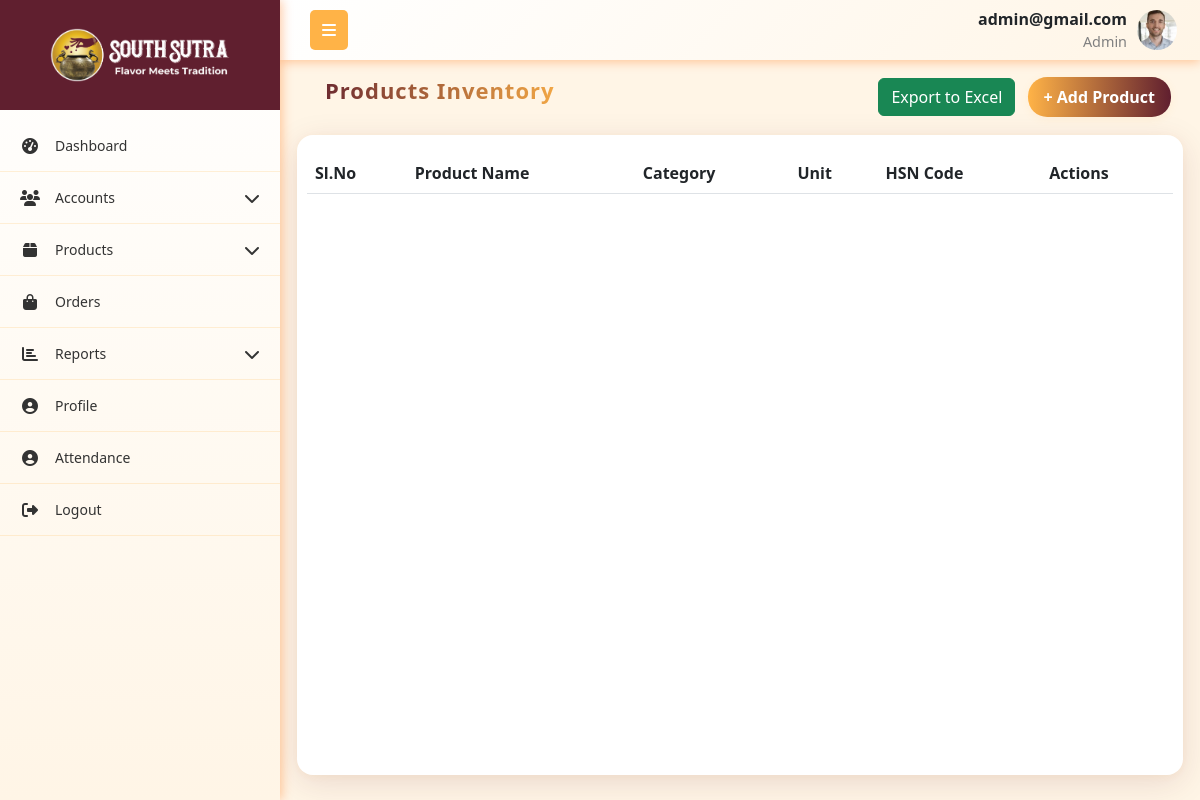
/products/ (signed in), run on the app's committed database.
### App1/models.py (models this page shows, shortened)
class User(models.Model):
    role = models.ForeignKey(Role,on_delete=models.CASCADE,related_name="role")
    username = models.CharField(max_length=255, unique=True)
    password = models.CharField(max_length=255)
    first_name = models.CharField(max_length=255)
    last_name = models.CharField(max_length=255)
    email = models.EmailField(unique=True)
    phone_number = models.CharField(max_length=15, unique=True)
    address = models.TextField()
    city = models.CharField(max_length=255)
    state = models.CharField(max_length=255)
    pincode = models.CharField(max_length=10)
    is_active = models.BooleanField(default=True)
    created_at = models.DateTimeField(auto_now_add=True)
    updated_at = models.DateTimeField(auto_now=True)
    profile_picture = models.ImageField(upload_to='profile_pictures/', null=True, blank=True)

class Role(models.Model):
    name = models.CharField(max_length=255, unique=True)
    created_at = models.DateTimeField(auto_now_add=True)
    updated_at = models.DateTimeField(auto_now=True)

### App1/views.py (the view)
# urls.py: path('products/', product_table, name='product_table'),
def product_table(request):
    current_user, role_permission = get_logged_in_user(request)
    if not current_user:
        return redirect('login')
    products = Product.objects.all()
    context = {'products':products,'current_user':current_user, 'role_permission': role_permission}
    return render(request, 'company_admin/product_table.html',context)

### App1/views.py (called while the page is built)
def get_logged_in_user(request):
    username = request.session.get('current_user')
    if not username:
        return None
    try:
        user = User.objects.get(username=username)
        try:
            role_permission = RolePermissions.objects.get(role=user.role)
        except RolePermissions.DoesNotExist:
            role_permission = None
        return user, role_permission
    except User.DoesNotExist:
        return None, None

### templates/company_admin/product_table.html (shortened to what this page needs)
{% extends 'company_admin/base.html' %}
{% load static %}
{% block content %}
<link rel="stylesheet" href="https://cdn.datatables.net/1.13.4/css/dataTables.bootstrap5.min.css">
<link rel="stylesheet" href="https://cdn.datatables.net/responsive/2.4.1/css/responsive.bootstrap5.min.css">
<link rel="stylesheet" href="https://cdnjs.cloudflare.com/ajax/libs/font-awesome/6.4.0/css/all.min.css">
<div class="container mt-1">
    <div class="mb-0 p-0">
        <div class="d-flex justify-content-between flex-wrap m-1">
            <h5 class="header">Products Inventory</h5>
            <div>
                <div style="position: relative; display: inline-block;">
                    <button onclick="toggleColumnSelector()" class="btn btn-success">Export to Excel</button>
                </div>
                {% if role_permission.all_products_a %}
                <a href="{% url 'add_product' %}" class="btn btn-primary m-2">+ Add Product</a>
                {% endif %}
            </div>
        </div>
    </div>
    <div class="custom-card">
        <table id="productstable" class="table align-middle" style="width:100%">
            <thead class="table-header">
                <tr>
                    <th>Sl.No</th>
                    <th>Product Name</th>
                    <th>Category</th>
                    <th>Unit</th>
                    <th>HSN Code</th>
                    <th>Actions</th>
                </tr>
            </thead>
        </table>
    </div>
</div>
{% endblock content %}

### templates/company_admin/base.html (shortened to what this page needs)
{% load static %}
<!DOCTYPE html>
<html lang="en">
<head>
    <link href="https://cdnjs.cloudflare.com/ajax/libs/bootstrap/5.3.0/css/bootstrap.min.css" rel="stylesheet">
    <link href="https://cdnjs.cloudflare.com/ajax/libs/font-awesome/6.4.0/css/all.min.css" rel="stylesheet">
    <link rel="stylesheet" href="https://cdn.datatables.net/1.13.4/css/dataTables.bootstrap5.min.css">
    <link rel="stylesheet" href="https://cdn.datatables.net/responsive/2.4.1/css/responsive.bootstrap5.min.css">
    <link rel="stylesheet" href="{% static 'css/alert.css' %}">
</head>
<body>
    <nav class="top-navbar">
        <div class="navbar-container">
            <div class="navbar-left">
                <button class="sidebar-toggle" id="sidebarToggle">
                    <i class="fas fa-bars"></i>
                </button>
            </div>
            <div class="navbar-right me-2">
                <div class="navbar-user-info">
                    <span class="username">{{current_user.username}}</span>
                    <span class="role">{{current_user.role.name}}</span>
                </div>
                {% if current_user.profile_picture %}
                    <img src="{{ current_user.profile_picture.url }}"
                        alt="{{ current_user.get_full_name }}"
                        class="navbar-profile-img">
                {% else %}
                     <div class="navbar-profile-fallback">
                        {{ current_user.first_name|first|upper }}{{ current_user.last_name|first|upper }}
                    </div>
                {% endif %}
            </div>
        </div>
    </nav>
    <nav class="sidebar" id="sidebar">
        <div class="sidebar-logo-container">
            <img src="{% static 'images/logo.png' %}" alt="Company Logo"  class="logo">
        </div>
        <ul class="nav flex-column sidebar-nav">
            {% if role_permission.dashboard_v %}
            <li class="nav-item">
                <a class="nav-link" href="{% url 'dashboard' %}">
                    <i class="fas fa-tachometer-alt nav-icon"></i>
                    <span class="nav-text">Dashboard</span>
                </a>
            </li>
            {% endif %}
            {% if role_permission.roles_v or role_permission.users_v or role_permission.customer_v %}
            <li class="nav-item">
                <a class="nav-link" href="#">
                    <i class="fas fa-users nav-icon"></i>
                    <span class="nav-text">Accounts</span>
                    <i class="fas fa-chevron-down arrow"></i>
                </a>
            </li>
            {% endif %}
            {% if role_permission.category_v or role_permission.all_products_v or role_permission.daily_production_v or role_permission.inventory_v %}
            <li class="nav-item">
                <a class="nav-link" href="#">
                    <i class="fas fa-box nav-icon"></i>
                    <span class="nav-text">Products</span>
                    <i class="fas fa-chevron-down arrow"></i>
                </a>
            </li>
            {% endif %}
            {% if role_permission.orders_v %}
            <li class="nav-item">
                <a class="nav-link" href="{% url 'order_table' %}">
                    <i class="fas fa-shopping-bag nav-icon"></i>
                    <span class="nav-text">Orders</span>
                </a>
            </li>
            {% endif %}
            {% if role_permission.s_reports_v or role_permission.c_reports_v %}
            <li class="nav-item">
                <a class="nav-link" href="#">
                    <i class="fas fa-chart-bar nav-icon"></i>
                    <span class="nav-text">Reports</span>
                    <i class="fas fa-chevron-down arrow"></i>
                </a>
            </li>
            {% endif %}
            <li class="nav-item">
                <a class="nav-link" href="{% url 'profile' %}">
                    <i class="fas fa-user-circle nav-icon"></i>
                    <span class="nav-text">Profile</span>
                </a>
            </li>
            <li class="nav-item">
                <a class="nav-link" href="{% url 'attendance' %}">
                    <i class="fas fa-user-circle nav-icon"></i>
                    <span class="nav-text">Attendance</span>
                </a>
            </li>
            <li class="nav-item">
                <a class="nav-link" href="{% url 'logout' %}" onclick="return confirm('Are you sure?');" >
                    <i class="fas fa-sign-out-alt nav-icon"></i>
                    <span class="nav-text">Logout</span>
                </a>
            </li>
        </ul>
    </nav>
    <main class="main-content" id="mainContent">
        {% block content %}{% endblock %}
    </main>
</body>
</html>

### templates/company_admin/base.html (style rules this page uses)
:root { --primary-red: #601F2F; --primary-orange: #ffb347; --accent-yellow: #fc3; --light-orange: #fff5e6; --dark-red: #4a1824; --sidebar-width: 280px; --sidebar-collapsed: 60px; }
* { box-sizing: border-box; }
body { font-family: 'Segoe UI', Tahoma, Geneva, Verdana, sans-serif; background-color: #f8f9fa; margin: 0; padding: 0; overflow-x: hidden; }
.top-navbar { background: linear-gradient(135deg, white 0%, var(--light-orange) 100%); box-shadow: 0 2px 10px rgba(255, 106, 0, 0.35); position: fixed; top: 0; left: var(--sidebar-width); right: 0; z-index: 1030; height: 60px; padding: 0; transition: left 0.3s ease; }
.navbar-container { display: flex; align-items: center; justify-content: space-between; height: 100%; padding: 0 15px; max-width: 100%; }
.navbar-left { display: flex; align-items: center; flex-shrink: 0; }
.sidebar-toggle { background: var(--primary-orange); border: none; color: white; padding: 8px 12px; border-radius: 5px; margin-left: 15px; cursor: pointer; }
.navbar-right { flex-shrink: 0; display: flex; align-items: center; gap: 10px; }
.navbar-profile-img { width: 40px; height: 40px; border-radius: 50%; object-fit: cover; }
.navbar-user-info { display: flex; flex-direction: column; align-items: flex-end; }
.navbar-user-info .username { font-weight: 600; }
.navbar-user-info .role { font-size: 0.9rem; color: gray; }
.sidebar { position: fixed; top: 0; left: 0; height: 100vh; width: var(--sidebar-width); background: linear-gradient(180deg, white 0%, var(--light-orange) 100%); transform: translateX(0); transition: width 0.3s ease; z-index: 1040; overflow-y: auto; box-shadow: 2px 0 10px rgba(255, 106, 0, 0.35); display: flex; flex-direction: column; }
.sidebar-logo-container { display: flex; align-items: center; justify-content: center; height: 110px; width: 100%; background-color: #601F2F; margin-bottom: 10px; transition: opacity 0.3s, height 0.3s, margin-bottom 0.3s; }
.sidebar-logo-container .logo { width: 200px; height: auto; background: transparent; padding: 8px 10px; }
.sidebar:not(.collapsed) .sidebar-logo-container { opacity: 1; height: 110px; margin-bottom: 10px; }
.sidebar-nav { padding: 0; margin: 0; list-style: none; flex: 1 1 auto; }
.nav-item { border-bottom: 1px solid rgba(255, 179, 71, 0.2); }
.nav-link { color: #333; padding: 15px 20px; display: flex; align-items: center; text-decoration: none; transition: all 0.3s ease; position: relative; cursor: pointer; }
.nav-icon { width: 20px; margin-right: 15px; text-align: center; font-size: 16px; }
.nav-text { flex-grow: 1; font-size: 14px; }
.arrow { transition: transform 0.3s ease; margin-left: auto; }
.main-content { margin-top: 60px; padding: 5px; transition: margin-left 0.3s ease; min-height: calc(100vh - 60px); }
@media (min-width: 768px) { .sidebar { transform: translateX(0); top: 0; height: 100vh; } }
@media (min-width: 768px) { .main-content { margin-left: var(--sidebar-width); } }

### templates/company_admin/product_table.html (style rules this page uses)
:root { --primary-red: #601F2F; --primary-orange: #ffb347; --accent-yellow: #fc3; --light-orange: #fff5e6; --dark-red: #4a1824; --sidebar-width: 280px; --sidebar-collapsed: 60px; }
body { background-color: var(--light-orange); font-family: 'Segoe UI', sans-serif; }
.header { min-width: 30%; color: transparent; font-size: 22px !important; font-weight: 700 !important; border-radius: 12px; padding: 8px 24px !important; letter-spacing: 1px; border: none; background-image: linear-gradient(90deg, var(--primary-red), var(--primary-orange)); -webkit-background-clip: text; -webkit-text-fill-color: transparent; background-clip: text; }
.btn-primary { background: linear-gradient(90deg, var(--primary-orange), var(--primary-red)); border: none; color: #fff; font-weight: 600; border-radius: 1.2rem; padding: 8px 16px; box-shadow: 0 2px 8px rgba(255,179,71,0.10); text-decoration: none; }
.custom-card { border-radius: 16px; border: none; box-shadow: 0 8px 32px rgba(96,31,47,0.13), 0 1.5px 8px rgba(255,179,71,0.08); padding: 18px 10px; background: #fff; min-height: 80vh; margin-top: 10px; animation: fadeInUp 0.7s ease-out both; }

### data on the page
User: username "admin@gmail.com", role.name "Admin", profile_picture (picture)
